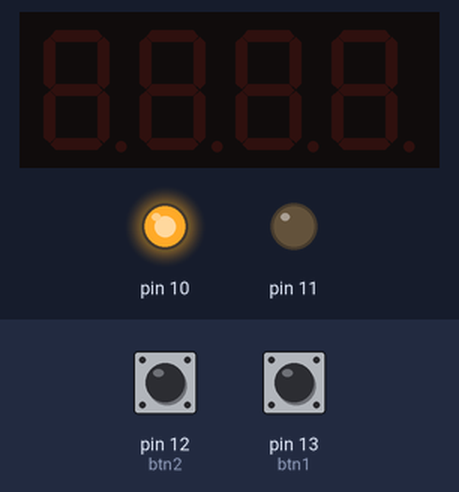
This sketch was run on a simulated Arduino Uno, built with avr-gcc and run on an emulated ATmega328P. Shown: 4-digit seven-segment display, output pins drawn as LEDs (lit = HIGH). Inputs (shaded band) come from the test bench; at power-on: pin 13 (btn1) HIGH, pin 12 (btn2) HIGH. Random numbers use the default seed unless the sketch sets one.

Above: at 1.2 s.
1.3 s: pin 13 (btn1) pulled LOW for 0.15 s
2.0 s: pin 12 (btn2) pulled LOW for 3.2 s
At 5.2 s:
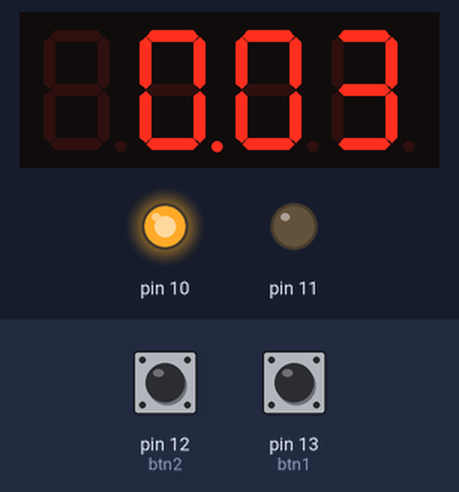
6.7 s: pin 12 (btn2) pulled LOW for 0.15 s
At 8.1 s:
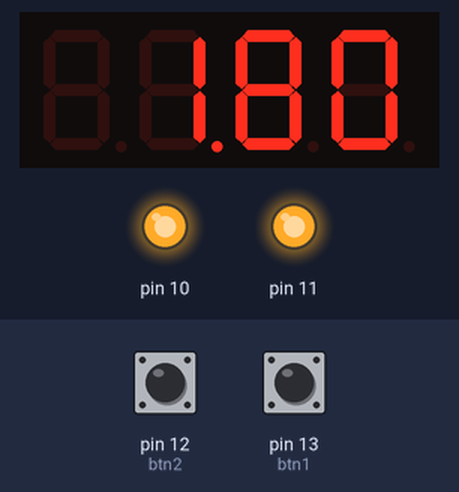
Timing chart, 0 to 9.7 s (numbered marks = the images above; inputs shaded):
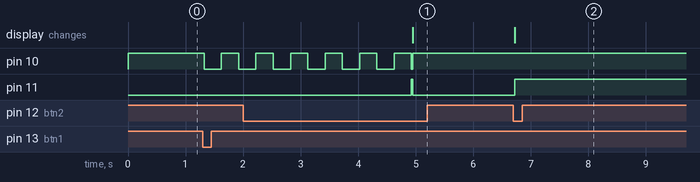

The sketch:

RTT_v3_4x7.ino
```cpp
#include <Bounce2.h> // including library Bounce2
#include <SevSeg.h> // including library SevSeg

SevSeg sevseg; //Instantiate a seven segment controller object

#define btn1 13 // button 1 yellow
#define btn2 12 // button 2 orange

class Led { // class Led
  int pin; // pin
  bool state; // state

  public:
  Led(int ledPin){ // constructor
    pin = ledPin; // pin
    pinMode(pin, OUTPUT); // pin mode
  } // end constructor

  void toggle(){ // toggle led
    state = !state; // state
    digitalWrite(pin, state); // set state for pin
  } // end toggle

  void speedToggle(int ms, int maxC){ // speed toggle
    int c; // counter
    while (c < maxC) { // while counter is less than max counter
      toggle(); // toggle led
      delay(ms); // delay
      c = c + random(ms); // counter
    } // end while
  } // end speed toggle
}; // end class Led

int gState = 1; // global state
long start; // global start time
long stop; // global stop time
float result; // global result

Bounce btn1Bouncer = Bounce(); // creating Bounce object for button 1
Bounce btn2Bouncer = Bounce(); // creating Bounce object for button 2

void setup(){ // setup function
  byte numDigits = 4; // number of digits
  byte digitPins[] = {A4, A3, A2, A1}; // digit pins
  byte segmentPins[] = {2, 3, 4, 5, 6, 7, 8, 9}; // segment pins
  bool resistorsOnSegments = false; // 'false' means resistors are on digit pins
  byte hardwareConfig = COMMON_CATHODE; // See README.md for options
  bool updateWithDelays = false; // Default 'false' is Recommended
  bool leadingZeros = false; // Use 'true' if you'd like to keep the leading zeros
  bool disableDecPoint = false; // Use 'true' if your decimal point doesn't exist or isn't connected

  sevseg.begin(hardwareConfig, numDigits, digitPins, segmentPins, resistorsOnSegments, updateWithDelays, leadingZeros, disableDecPoint); // begin seven segment controller
  sevseg.setBrightness(100); // set brightness

  btn1Bouncer.attach(btn1, INPUT_PULLUP); // attaching button 1 to Bounce object
  btn2Bouncer.attach(btn2, INPUT_PULLUP); // attaching button 2 to Bounce object
  btn2Bouncer.interval(25); // setting interval for button 2
  btn1Bouncer.interval(25); // setting interval for button 1
}

Led led2(11); // creating Led object for led 2 red
Led led1(10); // creating Led object for led 1 green

void loop(){ // loop function
  btn1Bouncer.update(); // updating Bounce object for button 1
  btn2Bouncer.update(); // updating Bounce object for button 2

  switch(gState){ // switch statement for global state
    case 1: // case 1
      led1.toggle(); // toggle led 1
      gState = 2; // global state
      break; // break
    case 2: // case 2
      if (btn1Bouncer.fell()){ // if button 1 fell
        gState = 3; // global state
      }
      break; // break
    case 3: // case 3
      led1.speedToggle(300, random(5*1000)); // speed toggle led 1
      led2.toggle(); // toggle led 2
      if (digitalRead(10) == HIGH) { // if button 1 is pressed
        digitalWrite(10, LOW); // set button 1 to low
      }
      start = millis(); // start time
      gState = 4; // global state
      break; // break
    case 4: // case 4
      if (btn2Bouncer.fell()){ // if button 2 fell
        stop = millis(); // stop time
        led2.toggle(); // toggle led 2
        digitalWrite(10, HIGH); // set button 1 to high
        result = stop - start; // result
        sevseg.setNumberF(result / 1000, 2); // set number for seven segment controller
      }
      sevseg.refreshDisplay(); // refresh display
      break; // break
    default: // default case
      sevseg.setChars("FAIL"); // set characters
      sevseg.refreshDisplay(); // refresh display
      break; // break
  } // end switch statement
} // end loop function
```

Measured:
- after the input at 1.3 s, pin 10: HIGH → LOW at once, → HIGH 0.30 s later, → LOW 0.30 s later
- after the input at 2.0 s, the display: changes after 3.0 s (image 1)
- after the input at 6.7 s, pin 11: LOW → HIGH at once; the display: changes at once (image 2)
